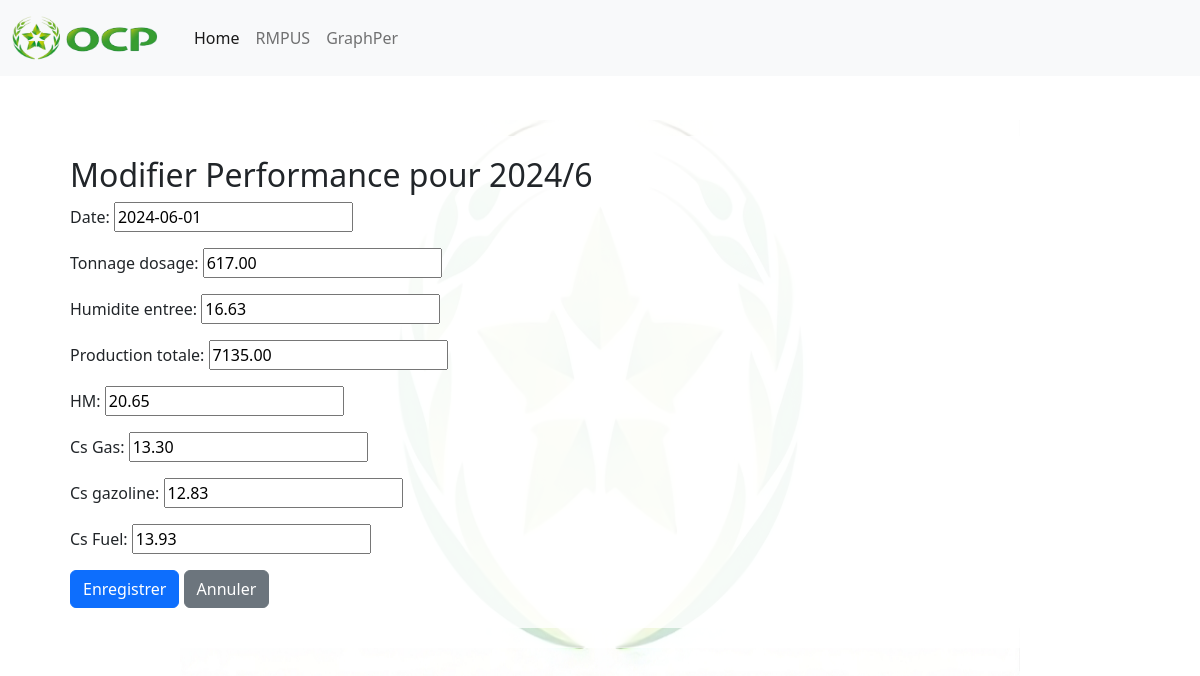
Screenshot of /performance/2024/6/edit/17/ with the database file from the repository.
### myapp/models.py (models this page shows, shortened)
class Performance(models.Model):
    date = models.DateField(null=True, blank=True)
    Tonnage_dosage = models.DecimalField(max_digits=10, decimal_places=2, null=True, blank=True)
    Humidite_entree = models.DecimalField(max_digits=10, decimal_places=2, null=True, blank=True)
    Production_totale = models.DecimalField(max_digits=10, decimal_places=2, null=True, blank=True)
    HM = models.DecimalField(max_digits=10, decimal_places=2, null=True, blank=True)
    Cs_Gas = models.DecimalField(max_digits=10, decimal_places=2, null=True, blank=True)
    Cs_gazoline = models.DecimalField(max_digits=10, decimal_places=2, null=True, blank=True)
    Cs_Fuel = models.DecimalField(max_digits=10, decimal_places=2, null=True, blank=True)

### myapp/views.py (the view)
# urls.py: path('performance/<int:year>/<int:month>/edit/<int:performance_id>/', views.edit_performance, name='edit_performance'),
def edit_performance(request, year, month, performance_id):
    performance = get_object_or_404(Performance, id=performance_id)
    if request.method == 'POST':
        form = PerformanceForm(request.POST, instance=performance)
        if form.is_valid():
            form.save()
            return redirect('performance_daily', year=year, month=month)
    else:
        form = PerformanceForm(instance=performance)
    return render(request, 'edit_performance.html', {'form': form, 'year': year, 'month': month})

### myapp/forms.py
class PerformanceForm(forms.ModelForm):
    class Meta:
        model = Performance
        fields = '__all__'  # Ou spécifiez les champs que vous voulez afficher dans le formulaire

### myapp/templates/edit_performance.html (shortened to what this page needs)
{% extends "base.html" %}
{% block content %}
<div class="container">
    <h2>Modifier Performance pour {{ year }}/{{ month }}</h2>
    <form method="POST">
        {{ form.as_p }}
        <button type="submit" class="btn btn-primary">Enregistrer</button>
        <a href="{% url 'performance_daily' year=year month=month %}" class="btn btn-secondary">Annuler</a>
    </form>
</div>
{% endblock %}

### rows the page displays
Performance: date "2024-06-01", Tonnage_dosage "617.00", Humidite_entree "16.63", Production_totale "7135.00", HM "20.65", Cs_Gas "13.30", Cs_gazoline "12.83", Cs_Fuel "13.93"

### other values shown
{{ year }} "2024"
{{ month }} "6"
